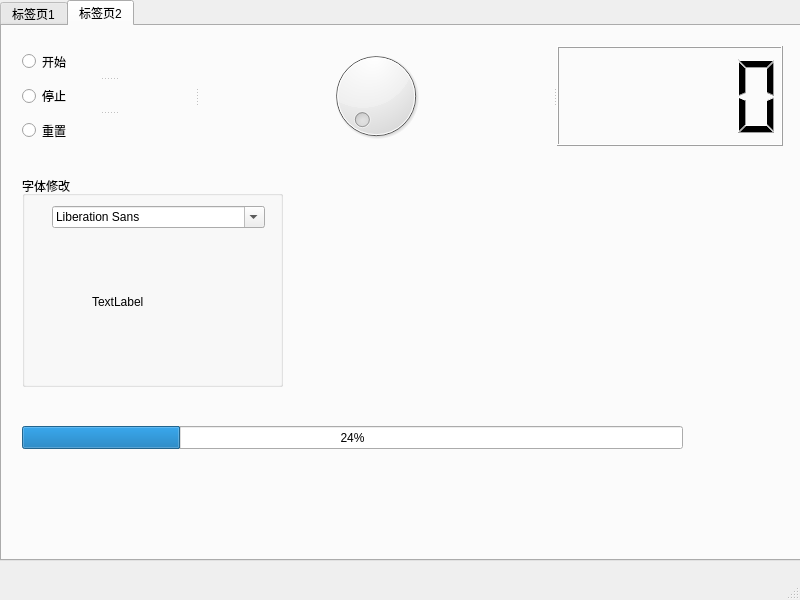
<?xml version="1.0" encoding="UTF-8"?>
<ui version="4.0">
 <class>MainWindow</class>
 <widget class="QMainWindow" name="MainWindow">
  <property name="geometry">
   <rect>
    <x>0</x>
    <y>0</y>
    <width>800</width>
    <height>600</height>
   </rect>
  </property>
  <property name="windowTitle">
   <string>MainWindow</string>
  </property>
  <widget class="QWidget" name="centralwidget">
   <widget class="QTabWidget" name="tabWidget">
    <property name="geometry">
     <rect>
      <x>0</x>
      <y>0</y>
      <width>801</width>
      <height>561</height>
     </rect>
    </property>
    <property name="currentIndex">
     <number>1</number>
    </property>
    <widget class="QWidget" name="tab">
     <attribute name="title">
      <string>标签页1</string>
     </attribute>
     <widget class="QTabWidget" name="tabWidget_2">
      <property name="geometry">
       <rect>
        <x>0</x>
        <y>0</y>
        <width>801</width>
        <height>541</height>
       </rect>
      </property>
      <property name="currentIndex">
       <number>0</number>
      </property>
      <widget class="QWidget" name="tab_3">
       <attribute name="title">
        <string>树</string>
       </attribute>
       <widget class="QTreeWidget" name="treeWidget">
        <property name="geometry">
         <rect>
          <x>0</x>
          <y>0</y>
          <width>791</width>
          <height>521</height>
         </rect>
        </property>
        <column>
         <property name="text">
          <string>第一章</string>
         </property>
        </column>
        <item>
         <property name="text">
          <string>第一节</string>
         </property>
         <item>
          <property name="text">
           <string>1.1.1</string>
          </property>
         </item>
         <item>
          <property name="text">
           <string>1.2.1</string>
          </property>
         </item>
        </item>
        <item>
         <property name="text">
          <string>第二节</string>
         </property>
         <item>
          <property name="text">
           <string>1.2.1</string>
          </property>
         </item>
        </item>
       </widget>
      </widget>
      <widget class="QWidget" name="tab_4">
       <attribute name="title">
        <string>日历</string>
       </attribute>
       <widget class="QSplitter" name="splitter">
        <property name="geometry">
         <rect>
          <x>0</x>
          <y>10</y>
          <width>791</width>
          <height>511</height>
         </rect>
        </property>
        <property name="orientation">
         <enum>Qt::Vertical</enum>
        </property>
        <widget class="QDateEdit" name="dateEdit"/>
        <widget class="QCalendarWidget" name="calendarWidget"/>
       </widget>
      </widget>
     </widget>
    </widget>
    <widget class="QWidget" name="tab_2">
     <attribute name="title">
      <string>标签页2</string>
     </attribute>
     <widget class="QGroupBox" name="groupBox">
      <property name="geometry">
       <rect>
        <x>20</x>
        <y>150</y>
        <width>261</width>
        <height>211</height>
       </rect>
      </property>
      <property name="title">
       <string>字体修改</string>
      </property>
      <widget class="QFontComboBox" name="fontComboBox">
       <property name="geometry">
        <rect>
         <x>30</x>
         <y>30</y>
         <width>213</width>
         <height>22</height>
        </rect>
       </property>
      </widget>
      <widget class="QLabel" name="label">
       <property name="geometry">
        <rect>
         <x>70</x>
         <y>120</y>
         <width>54</width>
         <height>12</height>
        </rect>
       </property>
       <property name="text">
        <string>TextLabel</string>
       </property>
      </widget>
     </widget>
     <widget class="QProgressBar" name="progressBar">
      <property name="geometry">
       <rect>
        <x>20</x>
        <y>400</y>
        <width>661</width>
        <height>23</height>
       </rect>
      </property>
      <property name="value">
       <number>24</number>
      </property>
     </widget>
     <widget class="QSplitter" name="splitter_3">
      <property name="geometry">
       <rect>
        <x>20</x>
        <y>20</y>
        <width>761</width>
        <height>100</height>
       </rect>
      </property>
      <property name="orientation">
       <enum>Qt::Horizontal</enum>
      </property>
      <widget class="QSplitter" name="splitter_2">
       <property name="orientation">
        <enum>Qt::Vertical</enum>
       </property>
       <widget class="QRadioButton" name="radioButton">
        <property name="text">
         <string>开始</string>
        </property>
       </widget>
       <widget class="QRadioButton" name="radioButton_2">
        <property name="text">
         <string>停止</string>
        </property>
       </widget>
       <widget class="QRadioButton" name="radioButton_3">
        <property name="text">
         <string>重置</string>
        </property>
       </widget>
      </widget>
      <widget class="QDial" name="dial"/>
      <widget class="QLCDNumber" name="lcdNumber"/>
     </widget>
    </widget>
   </widget>
  </widget>
  <widget class="QMenuBar" name="menubar">
   <property name="geometry">
    <rect>
     <x>0</x>
     <y>0</y>
     <width>800</width>
     <height>23</height>
    </rect>
   </property>
  </widget>
  <widget class="QStatusBar" name="statusbar"/>
 </widget>
 <resources/>
 <connections/>
</ui>
